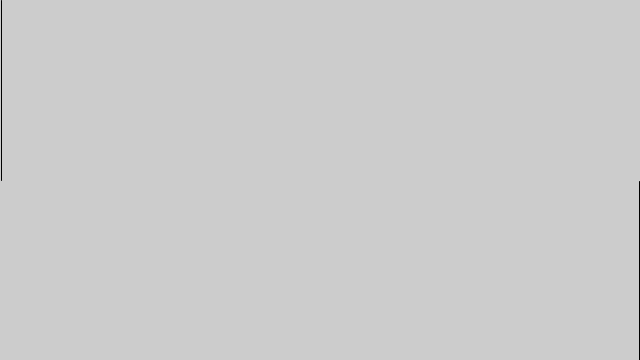
Frame 1 (no input)
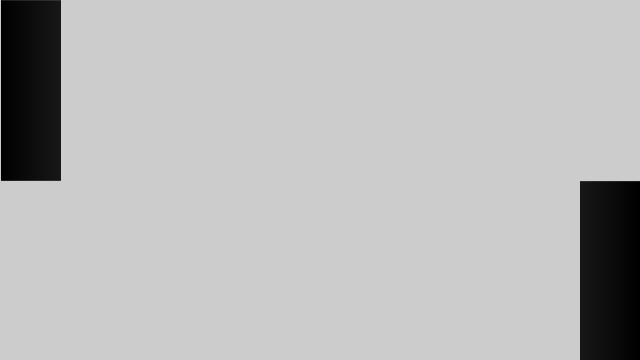
Frame 60 (the mouse pressed at the canvas centre just before this capture)
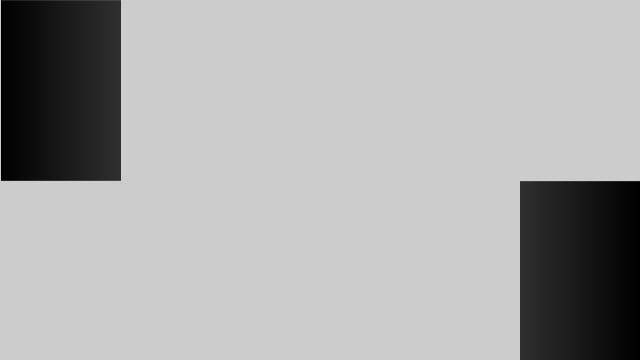
Frame 120 (the mouse held since frame 60 and released just before this capture)

The Processing sketch that drew these frames (run headless with seeded random() and noise(); from frame 60 on, the mouse is pressed at the canvas centre):

// Processing sketch: IncrementDecrement
// ── IncrementDecrement.pde
/**
 * Increment Decrement. 
 * 
 * Writing "a++" is equivalent to "a = a + 1".  
 * Writing "a--" is equivalent to "a = a - 1".   
 */
 
int a;
int b;
boolean direction;

void setup() {
  size(640, 360);
  colorMode(RGB, width);
  a = 0;
  b = width;
  direction = true;
  frameRate(30);
}

void draw() {
  a++;
  if(a > width) {
    a = 0;
    direction = !direction;
  }
  if(direction == true){
    stroke(a);
  } else {
    stroke(width-a);
  }
  line(a, 0, a, height/2);

  b--;
  if(b < 0) {
    b = width;
  }
  if(direction == true) {
    stroke(width-b);
  } else {
    stroke(b);
  }
  line(b, height/2+1, b, height);
}
